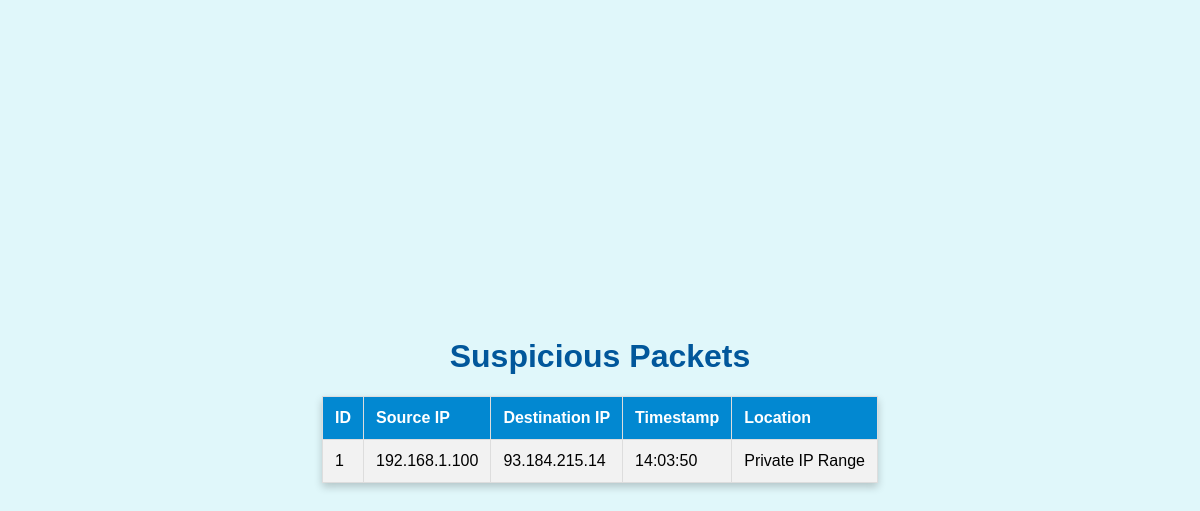
Before: / with the older database file.
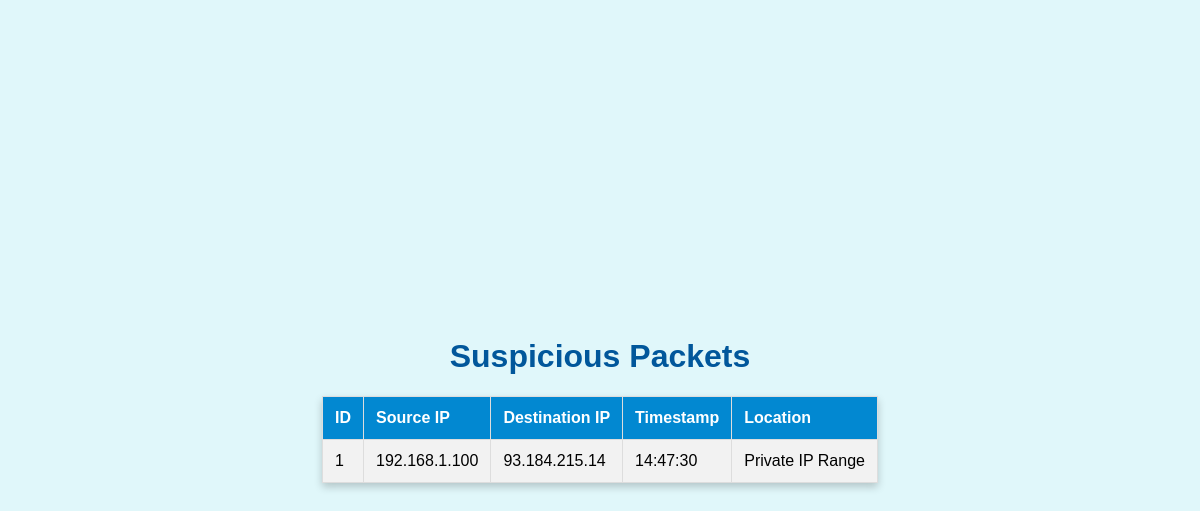
After: the same page with the newer database file.
### tables this page shows
CREATE TABLE suspicious_packets (
            id INTEGER PRIMARY KEY AUTOINCREMENT,
            src_ip TEXT,
            dest_ip TEXT,
            timestamp DATETIME
        );

### web_dashboard.py (the view)
@app.route('/')
def index():
    packets = get_packets()
    return render_template('index.html', packets=packets)

### geo_ip.py (called while the page is built)
def is_private_ip(ip):
    return ipaddress.ip_address(ip).is_private

### web_dashboard.py (called while the page is built)
def get_packets():
    conn = sqlite3.connect('network_monitor.db')
    c = conn.cursor()
    c.execute('SELECT * FROM suspicious_packets ORDER BY timestamp DESC')
    packets = c.fetchall()
    conn.close()
    packetsWithLocation = []
    for packet in packets:
        sourceIP = packet[1]
        if is_private_ip(sourceIP):
            location = "Private IP Range"
        else:
            geo_info = get_geo_location(sourceIP)
            city = geo_info.get('city', 'N/A')
            country = geo_info.get('country', 'N/A')
            location = f"{city}, {country}"
        packetsWithLocation.append((*packet, location))
    print("Fetched packets:", packetsWithLocation)
    return packetsWithLocation

### templates/index.html (shortened to what this page needs)
<!doctype html>
<html>
<head>
</head>
<body>
    <div class="content">
        <h1>Suspicious Packets</h1>
        <table>
            <tr>
                <th>ID</th>
                <th>Source IP</th>
                <th>Destination IP</th>
                <th>Timestamp</th>
                <th>Location</th>
            </tr>
            {% for packet in packets %}
            <tr>
                <td>{{ packet[0] }}</td>
                <td>{{ packet[1] }}</td>
                <td>{{ packet[2] }}</td>
                <td>{{ packet[3] }}</td>
                <td>{{ packet[4] }}</td>
            </tr>
            {% endfor %}
        </table>
    </div>
</body>
</html>

### templates/index.html (style rules this page uses)
body { display: flex; justify-content: center; align-items: center; height: 100vh; margin: 0; background-color: #e0f7fa; font-family: "Comic Sans MS", cursive, sans-serif; }
.content { text-align: center; max-width: 800px; margin: auto; }
h1 { color: #01579b; font-size: 2em; }
table { width: 100%; border-collapse: collapse; background-color: #ffffff; box-shadow: 0 4px 8px rgba(0, 0, 0, 0.2); }
th, td { padding: 12px; text-align: left; border: 1px solid #ddd; }
th { background-color: #0288d1; color: white; }
tr:nth-child(even) { background-color: #f2f2f2; }

Changed rows visible on the page:
changed suspicious_packets id 1: timestamp "14:03:50" → "14:47:30"
